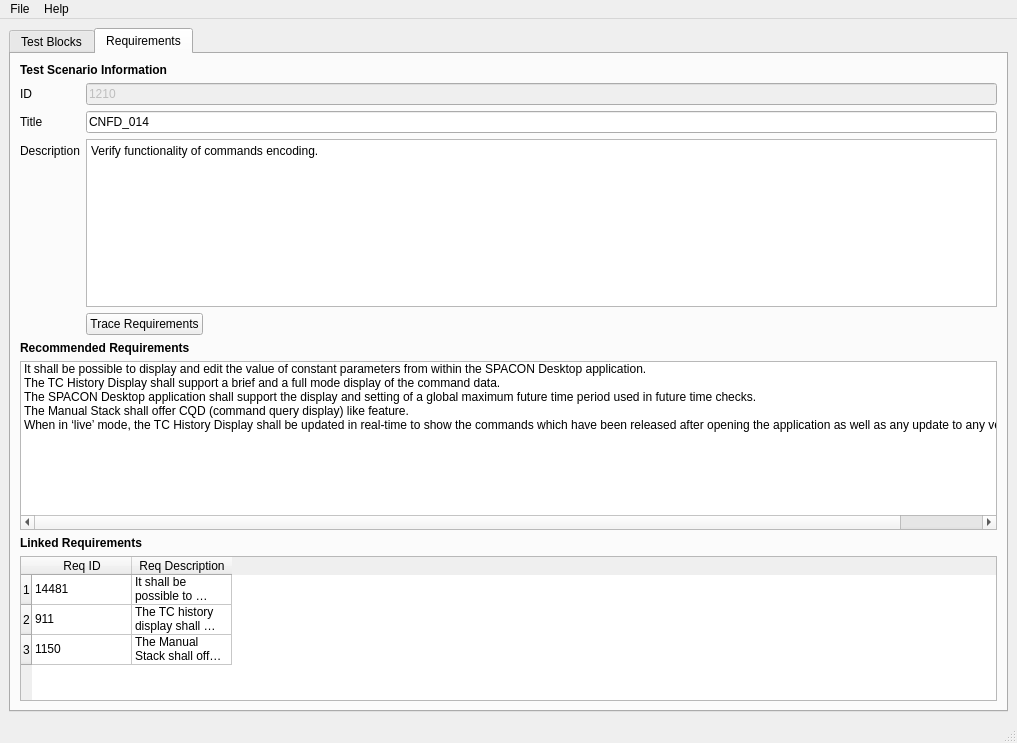
<?xml version="1.0" encoding="UTF-8"?>
<ui version="4.0">
 <class>MainWindow</class>
 <widget class="QMainWindow" name="MainWindow">
  <property name="geometry">
   <rect>
    <x>0</x>
    <y>0</y>
    <width>1017</width>
    <height>743</height>
   </rect>
  </property>
  <property name="windowTitle">
   <string>Test Scenario Automation</string>
  </property>
  <widget class="QWidget" name="centralwidget">
   <layout class="QVBoxLayout" name="verticalLayout_2">
    <item>
     <widget class="QTabWidget" name="tabWidget">
      <property name="enabled">
       <bool>true</bool>
      </property>
      <property name="currentIndex">
       <number>1</number>
      </property>
      <widget class="QWidget" name="testStepsBlocksTab">
       <attribute name="title">
        <string>Test Blocks</string>
       </attribute>
       <layout class="QVBoxLayout" name="verticalLayout_9">
        <item>
         <layout class="QHBoxLayout" name="horizontalLayout_3" stretch="2,1">
          <property name="sizeConstraint">
           <enum>QLayout::SetDefaultConstraint</enum>
          </property>
          <item>
           <layout class="QGridLayout" name="gridLayout">
            <property name="sizeConstraint">
             <enum>QLayout::SetMinAndMaxSize</enum>
            </property>
            <item row="1" column="1">
             <widget class="QPlainTextEdit" name="plainTextEdit">
              <property name="plainText">
               <string>Start the application SPACON Desktop and select the Constants panel.</string>
              </property>
             </widget>
            </item>
            <item row="1" column="0">
             <widget class="QLabel" name="label">
              <property name="text">
               <string>Step Description:</string>
              </property>
             </widget>
            </item>
            <item row="2" column="0">
             <widget class="QLabel" name="label_2">
              <property name="text">
               <string>Expected Result:</string>
              </property>
             </widget>
            </item>
            <item row="3" column="1">
             <widget class="QPushButton" name="pushButton_3">
              <property name="sizePolicy">
               <sizepolicy hsizetype="Fixed" vsizetype="Expanding">
                <horstretch>0</horstretch>
                <verstretch>0</verstretch>
               </sizepolicy>
              </property>
              <property name="text">
               <string>Find Test Blocks</string>
              </property>
             </widget>
            </item>
            <item row="2" column="1">
             <widget class="QPlainTextEdit" name="plainTextEdit_2">
              <property name="plainText">
               <string>-</string>
              </property>
             </widget>
            </item>
            <item row="0" column="0">
             <widget class="QLabel" name="label_4">
              <property name="font">
               <font>
                <weight>75</weight>
                <bold>true</bold>
               </font>
              </property>
              <property name="text">
               <string>Test Step Editor</string>
              </property>
             </widget>
            </item>
           </layout>
          </item>
          <item>
           <layout class="QVBoxLayout" name="relevantTestBlocksVerticalLayout">
            <property name="sizeConstraint">
             <enum>QLayout::SetMinimumSize</enum>
            </property>
            <item>
             <widget class="QLabel" name="label_3">
              <property name="font">
               <font>
                <weight>75</weight>
                <bold>true</bold>
               </font>
              </property>
              <property name="text">
               <string>Relevant Test Blocks (please select 2)</string>
              </property>
             </widget>
            </item>
            <item>
             <widget class="QListWidget" name="listWidget">
              <property name="selectionMode">
               <enum>QAbstractItemView::MultiSelection</enum>
              </property>
              <item>
               <property name="text">
                <string>SpaconDesktop_openApplication</string>
               </property>
              </item>
              <item>
               <property name="text">
                <string>SpaconDesktop_revertOnlineDbChanges</string>
               </property>
              </item>
              <item>
               <property name="text">
                <string>SpaconDesktop_closeApplication</string>
               </property>
              </item>
              <item>
               <property name="text">
                <string>BND_clickButton_SpaconDesktop_RealTimeUDC_Apply</string>
               </property>
              </item>
              <item>
               <property name="text">
                <string>SpaconDesktop_openView_TcStatus</string>
               </property>
              </item>
              <item>
               <property name="text">
                <string>SpaconDesktop_tearDown</string>
               </property>
              </item>
              <item>
               <property name="text">
                <string>MonitoringDesktop_closeApplication</string>
               </property>
              </item>
              <item>
               <property name="text">
                <string>SpaconDesktop_openView_RealTimeUDC</string>
               </property>
              </item>
              <item>
               <property name="text">
                <string>MonitoringDesktop_openApplication</string>
               </property>
              </item>
              <item>
               <property name="text">
                <string>BND_clickButton_SpaconDesktop_TCReleasePTVCEV_ReleaseConfiguration_Reset</string>
               </property>
              </item>
              <item>
               <property name="text">
                <string>Show more...</string>
               </property>
              </item>
             </widget>
            </item>
            <item>
             <widget class="QPushButton" name="pushButton_4">
              <property name="sizePolicy">
               <sizepolicy hsizetype="Fixed" vsizetype="Fixed">
                <horstretch>0</horstretch>
                <verstretch>0</verstretch>
               </sizepolicy>
              </property>
              <property name="text">
               <string>OK</string>
              </property>
             </widget>
            </item>
           </layout>
          </item>
         </layout>
        </item>
        <item>
         <layout class="QVBoxLayout" name="verticalLayout_8">
          <item>
           <widget class="QLabel" name="label_5">
            <property name="font">
             <font>
              <weight>75</weight>
              <bold>true</bold>
             </font>
            </property>
            <property name="text">
             <string>Test Scenario</string>
            </property>
           </widget>
          </item>
          <item>
           <layout class="QHBoxLayout" name="horizontalLayout">
            <item>
             <widget class="QTableWidget" name="tableWidget_2">
              <property name="enabled">
               <bool>true</bool>
              </property>
              <property name="dragEnabled">
               <bool>false</bool>
              </property>
              <attribute name="horizontalHeaderVisible">
               <bool>false</bool>
              </attribute>
              <attribute name="horizontalHeaderCascadingSectionResizes">
               <bool>true</bool>
              </attribute>
              <attribute name="horizontalHeaderDefaultSectionSize">
               <number>100</number>
              </attribute>
              <attribute name="horizontalHeaderHighlightSections">
               <bool>false</bool>
              </attribute>
              <attribute name="horizontalHeaderMinimumSectionSize">
               <number>68</number>
              </attribute>
              <attribute name="horizontalHeaderShowSortIndicator" stdset="0">
               <bool>false</bool>
              </attribute>
              <attribute name="horizontalHeaderStretchLastSection">
               <bool>false</bool>
              </attribute>
              <row>
               <property name="text">
                <string>1</string>
               </property>
              </row>
              <row>
               <property name="text">
                <string>2</string>
               </property>
              </row>
              <row>
               <property name="text">
                <string>3</string>
               </property>
              </row>
              <row>
               <property name="text">
                <string>4</string>
               </property>
              </row>
              <column>
               <property name="text">
                <string>Step Description</string>
               </property>
              </column>
              <column>
               <property name="text">
                <string>Expected Result</string>
               </property>
              </column>
              <item row="0" column="0">
               <property name="text">
                <string>Start S2K.</string>
               </property>
              </item>
              <item row="0" column="1">
               <property name="text">
                <string>-</string>
               </property>
              </item>
              <item row="1" column="0">
               <property name="text">
                <string>Login to the Monitoring Desktop as superuser.</string>
               </property>
              </item>
              <item row="1" column="1">
               <property name="text">
                <string>-</string>
               </property>
              </item>
              <item row="2" column="0">
               <property name="text">
                <string>Setup the Prime Services for Telecommanding.</string>
               </property>
              </item>
              <item row="2" column="1">
               <property name="text">
                <string>-</string>
               </property>
              </item>
              <item row="3" column="0">
               <property name="text">
                <string>Start a Manual Stack and disable dynamic PTV checks.</string>
               </property>
              </item>
              <item row="3" column="1">
               <property name="text">
                <string>-</string>
               </property>
              </item>
             </widget>
            </item>
            <item>
             <widget class="QPushButton" name="pushButton_2">
              <property name="text">
               <string>Complete Test Scenario</string>
              </property>
             </widget>
            </item>
           </layout>
          </item>
         </layout>
        </item>
       </layout>
      </widget>
      <widget class="QWidget" name="testInfoReqsTab">
       <property name="enabled">
        <bool>true</bool>
       </property>
       <attribute name="title">
        <string>Requirements</string>
       </attribute>
       <layout class="QVBoxLayout" name="verticalLayout_7">
        <item>
         <layout class="QVBoxLayout" name="verticalLayout_4">
          <item>
           <layout class="QVBoxLayout" name="verticalLayout_5">
            <item>
             <widget class="QLabel" name="label_8">
              <property name="font">
               <font>
                <weight>75</weight>
                <bold>true</bold>
               </font>
              </property>
              <property name="text">
               <string>Test Scenario Information</string>
              </property>
             </widget>
            </item>
            <item>
             <layout class="QFormLayout" name="formLayout_2">
              <property name="fieldGrowthPolicy">
               <enum>QFormLayout::AllNonFixedFieldsGrow</enum>
              </property>
              <item row="0" column="0">
               <widget class="QLabel" name="testIDLabel_2">
                <property name="text">
                 <string>ID</string>
                </property>
               </widget>
              </item>
              <item row="0" column="1">
               <widget class="QLineEdit" name="testIDLineEdit_2">
                <property name="enabled">
                 <bool>false</bool>
                </property>
                <property name="text">
                 <string>1210</string>
                </property>
               </widget>
              </item>
              <item row="1" column="0">
               <widget class="QLabel" name="testDescriptionLabel_2">
                <property name="text">
                 <string>Title</string>
                </property>
               </widget>
              </item>
              <item row="1" column="1">
               <widget class="QLineEdit" name="testTitleLineEdit_2">
                <property name="text">
                 <string>CNFD_014</string>
                </property>
               </widget>
              </item>
              <item row="2" column="0">
               <widget class="QLabel" name="testTitleLabel_2">
                <property name="text">
                 <string>Description</string>
                </property>
               </widget>
              </item>
              <item row="2" column="1">
               <widget class="QPlainTextEdit" name="testDescriptionTextEdit_2">
                <property name="plainText">
                 <string>Verify functionality of commands encoding.</string>
                </property>
               </widget>
              </item>
              <item row="3" column="1">
               <widget class="QPushButton" name="pushButton">
                <property name="enabled">
                 <bool>true</bool>
                </property>
                <property name="sizePolicy">
                 <sizepolicy hsizetype="Maximum" vsizetype="Minimum">
                  <horstretch>0</horstretch>
                  <verstretch>0</verstretch>
                 </sizepolicy>
                </property>
                <property name="text">
                 <string>Trace Requirements</string>
                </property>
               </widget>
              </item>
             </layout>
            </item>
           </layout>
          </item>
          <item>
           <widget class="QLabel" name="label_7">
            <property name="font">
             <font>
              <weight>75</weight>
              <bold>true</bold>
             </font>
            </property>
            <property name="text">
             <string>Recommended Requirements</string>
            </property>
           </widget>
          </item>
          <item>
           <widget class="QListWidget" name="listWidget_4">
            <property name="selectionMode">
             <enum>QAbstractItemView::MultiSelection</enum>
            </property>
            <item>
             <property name="text">
              <string>It shall be possible to display and edit the value of constant parameters from within the SPACON Desktop application.</string>
             </property>
            </item>
            <item>
             <property name="text">
              <string>The TC History Display shall support a brief and a full mode display of the command data. </string>
             </property>
            </item>
            <item>
             <property name="text">
              <string>The SPACON Desktop application shall support the display and setting of a global maximum future time period used in future time checks.</string>
             </property>
            </item>
            <item>
             <property name="text">
              <string>The Manual Stack shall offer CQD (command query display) like feature.</string>
             </property>
            </item>
            <item>
             <property name="text">
              <string>When in ‘live’ mode, the TC History Display shall be updated in real-time to show the commands which have been released after opening the application as well as any update to any verification status.</string>
             </property>
            </item>
           </widget>
          </item>
         </layout>
        </item>
        <item>
         <layout class="QVBoxLayout" name="verticalLayout_6">
          <item>
           <widget class="QLabel" name="label_9">
            <property name="font">
             <font>
              <weight>75</weight>
              <bold>true</bold>
             </font>
            </property>
            <property name="text">
             <string>Linked Requirements</string>
            </property>
           </widget>
          </item>
          <item>
           <widget class="QTableWidget" name="tableWidget_3">
            <property name="enabled">
             <bool>true</bool>
            </property>
            <row>
             <property name="text">
              <string>1</string>
             </property>
            </row>
            <row>
             <property name="text">
              <string>2</string>
             </property>
            </row>
            <row>
             <property name="text">
              <string>3</string>
             </property>
            </row>
            <column>
             <property name="text">
              <string>Req ID</string>
             </property>
            </column>
            <column>
             <property name="text">
              <string>Req Description</string>
             </property>
            </column>
            <item row="0" column="0">
             <property name="text">
              <string>14481</string>
             </property>
            </item>
            <item row="0" column="1">
             <property name="text">
              <string>It shall be possible to display and edit the value of constant parameters from within the SPACON Desktop application.
</string>
             </property>
            </item>
            <item row="1" column="0">
             <property name="text">
              <string>911</string>
             </property>
            </item>
            <item row="1" column="1">
             <property name="text">
              <string>The TC history display shall support a brief and a full mode display of the command data. </string>
             </property>
            </item>
            <item row="2" column="0">
             <property name="text">
              <string>1150</string>
             </property>
            </item>
            <item row="2" column="1">
             <property name="text">
              <string>The Manual Stack shall offer CQD (command query display) like feature.</string>
             </property>
            </item>
           </widget>
          </item>
         </layout>
        </item>
       </layout>
      </widget>
     </widget>
    </item>
   </layout>
  </widget>
  <widget class="QStatusBar" name="statusbar"/>
  <widget class="QMenuBar" name="menubar">
   <property name="geometry">
    <rect>
     <x>0</x>
     <y>0</y>
     <width>1017</width>
     <height>25</height>
    </rect>
   </property>
   <widget class="QMenu" name="menuTest_Steps">
    <property name="title">
     <string>File</string>
    </property>
    <addaction name="actionOpen"/>
    <addaction name="actionSave"/>
    <addaction name="actionExit"/>
   </widget>
   <widget class="QMenu" name="menuHelp">
    <property name="title">
     <string>Help</string>
    </property>
   </widget>
   <addaction name="menuTest_Steps"/>
   <addaction name="menuHelp"/>
  </widget>
  <action name="actionSave">
   <property name="text">
    <string>Save</string>
   </property>
  </action>
  <action name="actionExit">
   <property name="text">
    <string>Exit</string>
   </property>
  </action>
  <action name="actionOpen">
   <property name="text">
    <string>Open</string>
   </property>
  </action>
  <action name="actionNew">
   <property name="text">
    <string>New</string>
   </property>
  </action>
 </widget>
 <resources/>
 <connections/>
</ui>
